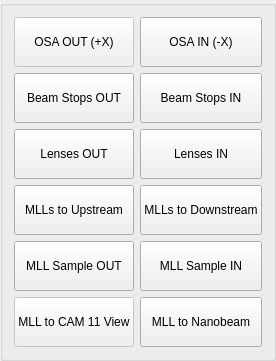
             <widget class="QGroupBox" name="groupBox_35">
              <property name="enabled">
               <bool>true</bool>
              </property>
              <property name="sizePolicy">
               <sizepolicy hsizetype="Preferred" vsizetype="Fixed">
                <horstretch>0</horstretch>
                <verstretch>0</verstretch>
               </sizepolicy>
              </property>
              <property name="styleSheet">
               <string notr="true">color: rgb(0, 0, 0);</string>
              </property>
              <property name="title">
               <string/>
              </property>
              <layout class="QGridLayout" name="gridLayout_94">
               <item row="0" column="0">
                <widget class="QPushButton" name="pb_mll_osa_out">
                 <property name="enabled">
                  <bool>false</bool>
                 </property>
                 <property name="sizePolicy">
                  <sizepolicy hsizetype="Minimum" vsizetype="Fixed">
                   <horstretch>0</horstretch>
                   <verstretch>0</verstretch>
                  </sizepolicy>
                 </property>
                 <property name="text">
                  <string>
OSA OUT (+X)
</string>
                 </property>
                </widget>
               </item>
               <item row="2" column="0">
                <widget class="QPushButton" name="pb_mll_lens_out">
                 <property name="text">
                  <string>
Lenses OUT
</string>
                 </property>
                </widget>
               </item>
               <item row="1" column="0">
                <widget class="QPushButton" name="pb_mll_bs_out">
                 <property name="text">
                  <string>
Beam Stops OUT
</string>
                 </property>
                </widget>
               </item>
               <item row="4" column="0">
                <widget class="QPushButton" name="pb_mll_sample_out">
                 <property name="text">
                  <string>
MLL Sample OUT
</string>
                 </property>
                </widget>
               </item>
               <item row="1" column="1">
                <widget class="QPushButton" name="pb_mll_bs_in">
                 <property name="text">
                  <string>
Beam Stops IN
</string>
                 </property>
                </widget>
               </item>
               <item row="5" column="0">
                <widget class="QPushButton" name="pb_mll_cam11_view">
                 <property name="enabled">
                  <bool>false</bool>
                 </property>
                 <property name="text">
                  <string>
MLL to CAM 11 View
</string>
                 </property>
                </widget>
               </item>
               <item row="0" column="1">
                <widget class="QPushButton" name="pb_mll_osa_in">
                 <property name="sizePolicy">
                  <sizepolicy hsizetype="Minimum" vsizetype="Preferred">
                   <horstretch>0</horstretch>
                   <verstretch>0</verstretch>
                  </sizepolicy>
                 </property>
                 <property name="text">
                  <string>OSA IN (-X)</string>
                 </property>
                </widget>
               </item>
               <item row="5" column="1">
                <widget class="QPushButton" name="pb_mll_merlin_view">
                 <property name="text">
                  <string>
MLL to Nanobeam
</string>
                 </property>
                </widget>
               </item>
               <item row="2" column="1">
                <widget class="QPushButton" name="pb_mll_lens_in">
                 <property name="text">
                  <string>
Lenses IN
</string>
                 </property>
                </widget>
               </item>
               <item row="4" column="1">
                <widget class="QPushButton" name="pb_mll_sample_in">
                 <property name="text">
                  <string>
MLL Sample IN
</string>
                 </property>
                </widget>
               </item>
               <item row="3" column="0">
                <widget class="QPushButton" name="pb_mlls_to_upstream">
                 <property name="text">
                  <string>
MLLs to Upstream
</string>
                 </property>
                </widget>
               </item>
               <item row="3" column="1">
                <widget class="QPushButton" name="pb_mlls_to_downstream">
                 <property name="text">
                  <string>
MLLs to Downstream
</string>
                 </property>
                </widget>
               </item>
              </layout>
             </widget>
